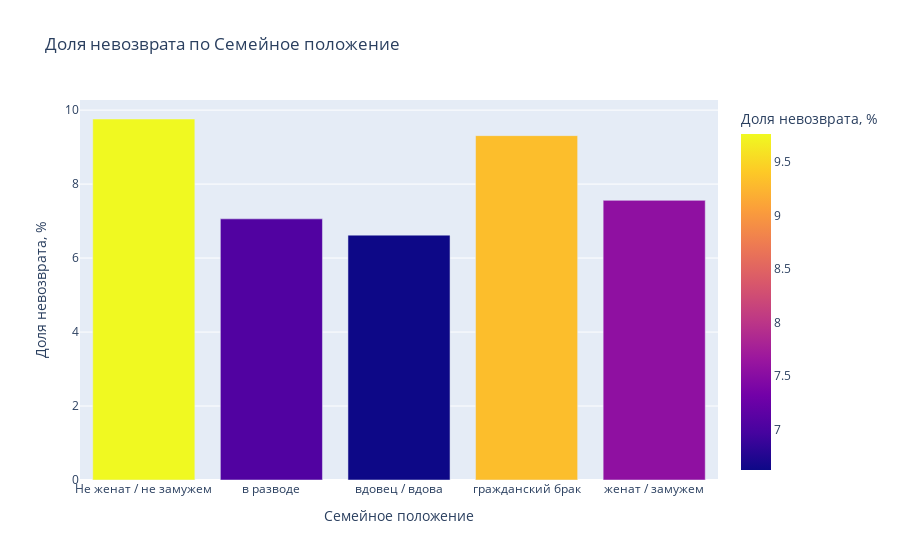

The notebook cell this image was saved under:
### Markdown cell above
#### 3.2 Есть ли зависимость между семейным положением и возвратом кредита в срок?

### Code cell
debt_ratio(data, 'Семейное положение')

### Figure 1 — Plotly figure (JSON) as saved in the notebook; plotly's stock layout.template omitted (floating-point values rounded to 4 significant figures)
{"data": [{"alignmentgroup": "True", "hovertemplate": "Семейное положение=%{x}<br>Доля невозврата, %=%{marker.color}<extra></extra>", "legendgroup": "", "marker": {"color": [9.76, 7.06, 6.62, 9.31, 7.56], "coloraxis": "coloraxis", "pattern": {"shape": ""}}, "name": "", "offsetgroup": "", "orientation": "v", "showlegend": false, "textposition": "auto", "type": "bar", "x": ["Не женат / не замужем", "в разводе", "вдовец / вдова", "гражданский брак", "женат / замужем"], "xaxis": "x", "y": [9.76, 7.06, 6.62, 9.31, 7.56], "yaxis": "y"}], "layout": {"barmode": "relative", "coloraxis": {"colorbar": {"title": {"text": "Доля невозврата, %"}}, "colorscale": [[0, "#0d0887"], [0.1111, "#46039f"], [0.2222, "#7201a8"], [0.3333, "#9c179e"], [0.4444, "#bd3786"], [0.5556, "#d8576b"], [0.6667, "#ed7953"], [0.7778, "#fb9f3a"], [0.8889, "#fdca26"], [1, "#f0f921"]]}, "legend": {"tracegroupgap": 0}, "title": {"text": "Доля невозврата по Семейное положение"}, "xaxis": {"anchor": "y", "domain": [0, 1], "title": {"text": "Семейное положение"}}, "yaxis": {"anchor": "x", "domain": [0, 1], "title": {"text": "Доля невозврата, %"}}}}
